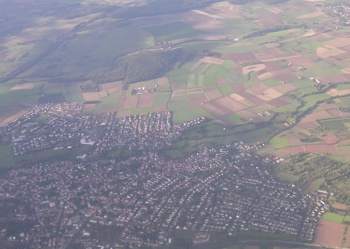
%> input picture Vision_por_computador/Practica3/p3_imagenes/campo.ppm, 350 x 249 px
$ octave ejercicio5_3.m   (GNU Octave 9; MATLAB toolbox functions it lacks are replaced by stand-ins)
%> lines starting %> are read from the running program, lines starting %| are printed output that depends on the picture; in (x1, y1, x2, y2) boxes, pixels count from 0 and x2, y2 are one past the last pixel; in counts of white or black regions, pixels touching at a corner belong together; the program's own positions count from 1
%%%%%%%%%%%%%%%%%%%%%%%%%%%%%%%%%%%%%%%%%%%%%%%%%%%%%%%%%%%%%%%%%%%%%%%%%%
% Archivo: ejercicio5_3
% Pr醕tica 3 - Ejercicio 5.3
% Autor: Nicol醩 Cubero
% Asignatura: Visi髇 por Computador
%%%%%%%%%%%%%%%%%%%%%%%%%%%%%%%%%%%%%%%%%%%%%%%%%%%%%%%%%%%%%%%%%%%%%%%%%%
clc; clear;

% 3.Usa imadjust para aplicar la siguiente funci髇 de transferencia a la
%   imagen campo.ppm

% Cargar la imagen
img = imread('p3_imagenes/campo.ppm');
%> img is the input picture: size 249x350x3 uint8; mean R, G, B 139.5, 137.1, 148.1
imgd = im2double(img);

% Saturar a 0 todos los valores inferiores a 110
imgd(imgd<110/255) = 0;
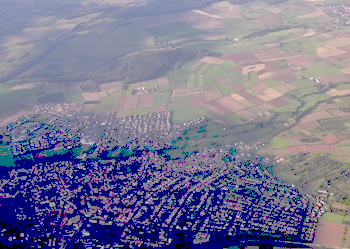
%> imgd: size 249x350x3 double; mean R, G, B 0.47, 0.463, 0.574

% Saturar a 1 todos los valores superiores a 190
imgd(imgd>190/255) = 1;
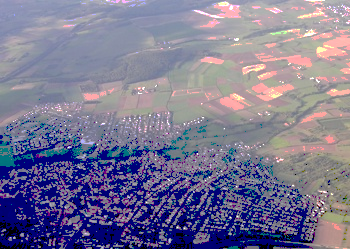
%> imgd: size 249x350x3 double; 4.95% of pixels changed, all inside (x1, y1, x2, y2) = (9, 0, 350, 249)

% Aplicar transferencia en el intervalo (110, 190) con gamma 0.75
imgd = imadjust(imgd, [110, 190]/255, [0,1], 0.75);
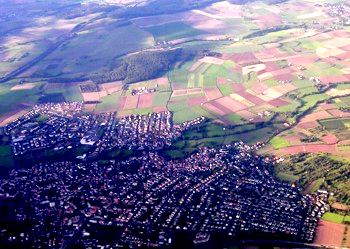
%> imgd: size 249x350x3 double; mean R, G, B 0.442, 0.421, 0.55

% Visualizar la imagen
figure,
subplot(1,2,1), imshow(img), title('Imagen original'),
subplot(1,2,2), imshow(imgd), title('Imagen transformada');

$ run again, with Vision_por_computador/Practica3/p3_imagenes/mujer.jpg saved as Vision_por_computador/Practica3/p3_imagenes/campo.ppm
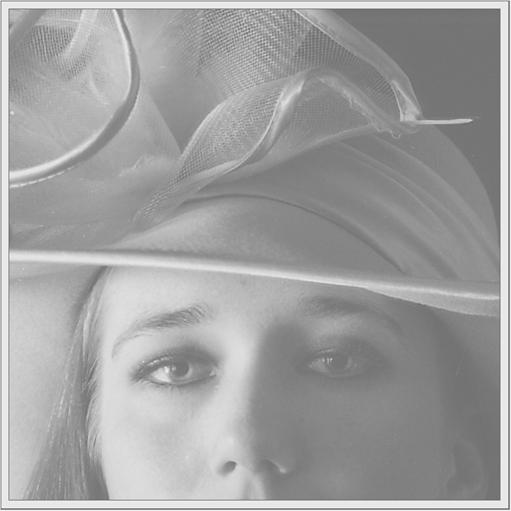
%> input picture Vision_por_computador/Practica3/p3_imagenes/mujer.jpg, 511 x 511 px
%> img is the input picture: size 511x511 uint8; min 98, max 251, mean 159.8
%> `imgd(imgd<110/255) = 0;`:
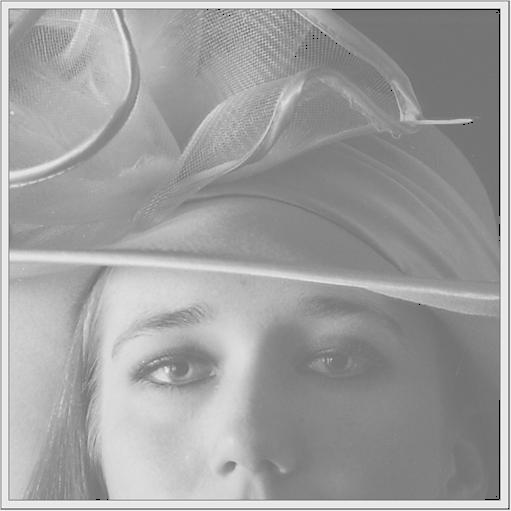
%> imgd: size 511x511 double; min 0, max 0.984, mean 0.626
%> `imgd = imadjust(imgd, [110, 190]/255, [0,1], 0.75);`:
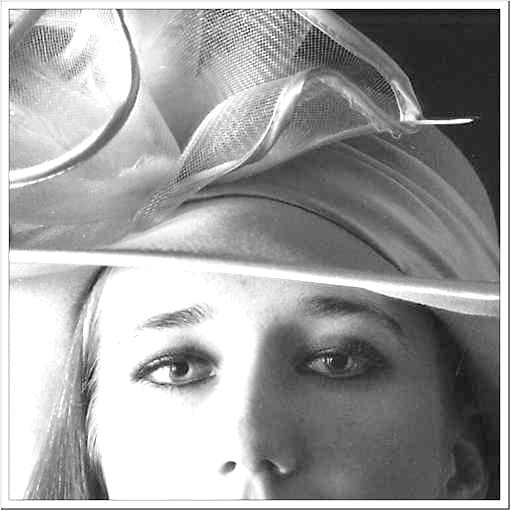
%> imgd: size 511x511 double; min 0, max 1, mean 0.626
